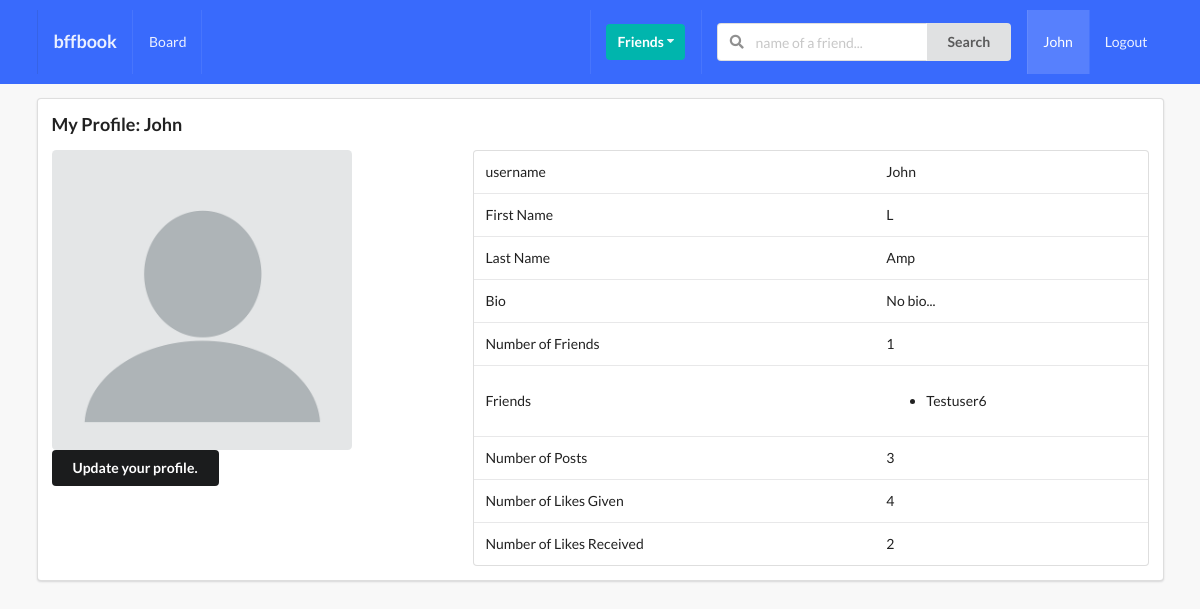
Screenshot of /profiles/myprofile/ (signed in) with the database file from the repository.
### profiles/models.py (models this page shows, shortened)
class Profile(models.Model):
    first_name = models.CharField(max_length=200, blank=True)
    last_name = models.CharField(max_length=200, blank=True)
    user = models.OneToOneField(User, on_delete=models.CASCADE)
    bio = models.TextField(default="No bio...", max_length=300)
    email = models.EmailField(max_length=200, blank=True)
    country = models.CharField(max_length=200, blank=True)
    avatar = models.ImageField(default='avatar.png', upload_to='avatars/')
    friends = models.ManyToManyField(User, blank=True, related_name='friends')
    slug = models.SlugField(unique=True, blank=True)
    updated = models.DateTimeField(auto_now=True)
    created = models.DateTimeField(auto_now_add=True)
    objects = ProfileManager()
    def get_friends(self):
        return self.friends.all()
    def get_friends_no(self):
        return self.friends.all().count()
    def get_post_no(self):
        return self.posts.all().count()
    def get_likes_given_no(self):
        likes = self.like_set.all()
        total_liked = 0
        for item in likes:
            if item.value == 'Like':
                total_liked += 1
        return total_liked
    def get_likes_received_no(self):
        posts = self.posts.all()
        total_liked = 0
        for item in posts:
            total_liked += item.liked.all().count()
        return total_liked
    __initial_first_name = None
    __initail_last_name = None
    def __init__(self, *args, **kwargs):
        super().__init__(*args, **kwargs)
        self.__initial_first_name = self.first_name
        self.__initial_last_name = self.last_name

### posts/models.py (models this page shows, shortened)
class Like(models.Model):
    user = models.ForeignKey(Profile, on_delete=models.CASCADE)
    post = models.ForeignKey(Post, on_delete=models.CASCADE)
    value = models.CharField(choices=LIKE_CHOICES, max_length=8)
    updated = models.DateTimeField(auto_now=True)
    created = models.DateTimeField(auto_now_add=True)

class Post(models.Model):
    content = models.TextField()
    image = models.ImageField(upload_to='posts', validators=[FileExtensionValidator(['png', 'jpg', 'jpeg'])], blank=True)
    liked = models.ManyToManyField(Profile, blank=True, related_name='likes')
    updated = models.DateTimeField(auto_now=True)
    created = models.DateTimeField(auto_now_add=True)
    author = models.ForeignKey(Profile, on_delete=models.CASCADE, related_name='posts')
    class Meta:
        ordering = ('-created',)

### profiles/views.py (the view)
# urls.py: path('myprofile/', my_profile_view, name='my-profile-view'),
@login_required
def my_profile_view(request):
    profile = Profile.objects.get(user=request.user)
    form = ProfileModelForm(request.POST or None, request.FILES or None, instance=profile)
    confirm = False
    if request.method == 'POST':
        if form.is_valid():
            form.save()
            confirm = True
    context = {'profile': profile, 'form': form, 'confirm': confirm}
    return render(request, 'profiles/myprofile.html', context)

### profiles/forms.py
class ProfileModelForm(forms.ModelForm):
    class Meta:
        model = Profile
        exclude = ('user', 'email', 'country', 'friends', 'slug', 'updated', 'created')

### profiles/templates/profiles/myprofile.html (shortened to what this page needs)
{% extends "base.html" %}
{% block content %}
<div class="ui segment">
    <h3>My Profile: {{ request.user }}</h3>
    <div class="ui grid">
        <div class="row">
            <div class="six wide column">
                <img class="ui medium rounded image" src="{{ profile.avatar.url }}" alt="My Profile Pic">
                <div class="row mt-5">
                    <button class="ui secondary button" id="modal-btn">Update your profile.</button>
                </div>
            </div>
            <div class="ten wide column">
                <table class="ui table">
                    <tbody>
                        <tr>
                            <td>username</td>
                            <td>{{ profile.user }}</td>
                        </tr>
                        <tr>
                            <td>First Name</td>
                            <td>{{ profile.first_name }}</td>
                        </tr>
                        <tr>
                            <td>Last Name</td>
                            <td>{{ profile.last_name }}</td>
                        </tr>
                        <tr>
                            <td>Bio</td>
                            <td>{{ profile.bio }}</td>
                        </tr>
                        <tr>
                            <td>Number of Friends</td>
                            <td>{{ profile.get_friends_no }}</td>
                        </tr>
                        <tr>
                            <td>Friends</td>
                            <td>
                                <ul>
                                    {% for friends in profile.get_friends %}
                                        <li>{{ friends }}</li>
                                    {% endfor %}
                                </ul>
                            </td>
                        </tr>
                        <tr>
                            <td>Number of Posts</td>
                            <td>{{ profile.get_post_no }}</td>
                        </tr>
                            <td>Number of Likes Given</td>
                            <td>{{ profile.get_likes_given_no }}</td>
                            <td>Number of Likes Received</td>
                            <td>{{ profile.get_likes_received_no }}</td>
                    </tbody>
                </table>
            </div>
        </div>
    </div>
</div>
{% endblock content %}

### templates/main/navbar.html (shortened to what this page needs)
{% url 'home_view' as path_to_home %}
{% url 'posts:main-post-view' as path_to_posts %}
{% url 'profiles:my-profile-view' as path_to_my_profile %}
<div class="ui inverted menu nav mb-7">
    <div class="ui container">
        <a href="{{ path_to_home }}" class=" {% if request.path == path_to_home %}active{% endif %} item">
            <h3>bffbook</h3>
        </a>
        {% if request.user.is_authenticated %}
        <a href="{{ path_to_posts }}" class="{% if request.path == path_to_posts %}active{% endif %} item">
            Board
        </a>
        {% endif %}
        <div class="right menu">
            {% if request.user.is_authenticated %}
            <div class="item">
                <div class="ui floating dropdown icon button teal"> Friends
                    <i class="dropdown icon"></i>
                </div>
            </div>
                <div class="item">
                <form action="" method="GET">
                    <div class="ui action left icon input">
                    <input class="prompt" type="text" name='q' placeholder="name of a friend...">
                    <button type='submit' class="ui button">Search</button>
                    </div>
                </form>
                </div>
                <a href="{{path_to_my_profile}}" class="{% if request.path == path_to_my_profile %}active{% endif %} item">
                    {{ request.user }}
                </a>
                <a href="" class="ui item">
                    Logout
                </a>
            {% else %}
            <a href="" class="ui item">
                    Login
                </a>
            {% endif %}
        </div>
    </div>
</div>

### static/style.css (style rules this page uses)
body { background: #F8F8F8 !important; }
.nav { border-radius: 0px !important; padding: 10px 0 10px 0 !important; background-color: #396afc !important; }
.mb-7 { margin-bottom: 7px !important; }
.mt-5 { margin-bottom: 5px !important; }

### rows the page displays
Profile: avatar (placeholder picture), user "John", first_name "L", last_name "Amp", bio "No bio...", get_friends_no "1", get_post_no "3", get_likes_given_no "4", get_likes_received_no "2"

### other values shown
{{ request.user }} "John"
{{ friends }} "Testuser6"
